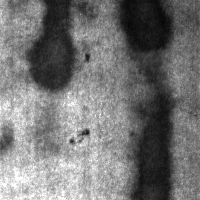
#> input picture me_term_project/NEU Metal Surface Defects Data/test/Patches/Pa_101.bmp, 200 x 200 px, found by its file name
$ jupyter execute --allow-errors cago_projectv2.ipynb   (shell and % lines are left out)
#> lines starting #> are read from the running program, lines starting #| are printed output that depends on the picture; after the words box and inside, x2 and y2 are one past the last pixel; in counts of white or black regions, pixels touching at a corner belong together
#> in visualize_preprocessing, orig is the input picture: shape (200, 200, 3); min 4, max 255, mean 116.3
 # Metal Defect Analysis with Novelty Detection

 Improvements implemented:
 - Enhanced preprocessing with morphology
 - CNN with BatchNorm & Advanced Augmentation
 - Dynamic threshold calculation
 - PCA/K-Means visualizations
 - Novelty detection samples

[cell 1]
# 0. Install Dependencies

#%%

[cell 2]
# ## 1. Enhanced Preprocessing with Visualization

# %%
import os
import cv2
from tensorflow import keras
import numpy as np
import matplotlib.pyplot as plt
from sklearn.metrics import confusion_matrix, classification_report
import seaborn as sns

def enhanced_preprocess(img):
    """Improved preprocessing pipeline with morphology"""
    # Convert to grayscale if needed
    if len(img.shape) == 3 and img.shape[-1] == 3:
        gray = cv2.cvtColor(img, cv2.COLOR_BGR2GRAY)
    else:
        gray = img

    # Edge detection
    edges = cv2.Canny(gray, 100, 200)
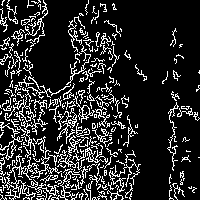
#> edges: shape (200, 200); 16.4% white in thin lines or dots

    # Adaptive thresholding
    thresh = cv2.adaptiveThreshold(gray, 255,
                                  cv2.ADAPTIVE_THRESH_GAUSSIAN_C,
                                  cv2.THRESH_BINARY, 11, 2)
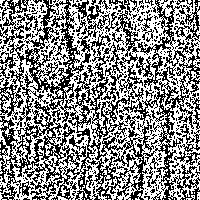
#> thresh: shape (200, 200); 53.9% white; black in thin lines or dots

    # Morphological closing
    kernel = np.ones((3,3), np.uint8)
    morph = cv2.morphologyEx(thresh, cv2.MORPH_CLOSE, kernel)
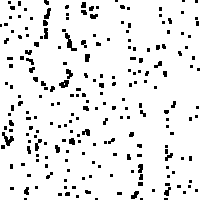
#> morph: shape (200, 200); 91.6% white; 220 black regions (172 under 20 px), largest, box (x1, y1, x2, y2) and area: (65, 33, 77, 51) 82, (2, 132, 14, 146) 73, (59, 80, 69, 88) 55

    # Stack channels (gray, edges, morph)
    return np.dstack([gray, edges, morph])
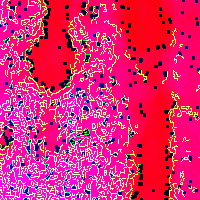
#> returned value: shape (200, 200, 3); mean of channels 0, 1, 2 116.3, 41.8, 233.7; drawn as B, G, R

def visualize_preprocessing(img_path):
    """Visualize preprocessing steps"""
    orig = cv2.imread(img_path)
    processed = enhanced_preprocess(orig)

    plt.figure(figsize=(12,6))

    plt.subplot(2,4,1)
    plt.imshow(cv2.cvtColor(orig, cv2.COLOR_BGR2RGB))
    plt.title('Original')

    plt.subplot(2,4,2)
    plt.imshow(processed[:,:,0], cmap='gray')
    plt.title('Grayscale')

    plt.subplot(2,4,3)
    plt.imshow(processed[:,:,1], cmap='gray')
    plt.title('Edges')

    plt.subplot(2,4,4)
    plt.imshow(processed[:,:,2], cmap='gray')
    plt.title('Morph+Thresh')

    plt.subplot(2,1,2)
    plt.imshow(processed)
    plt.title('Stacked Channels')
    plt.tight_layout()
    plt.show()
#> figure, not shown here; B, G, R data is drawn as R, G, B

# Example usage:
# visualize_preprocessing("path/to/your/image.bmp")

[cell 3]
visualize_preprocessing("NEU_Metal_Surface_Defects_Data_Preproc/test/Patches/Pa_101.bmp")

[cell 4]
# ## 2. Data Loading & Augmentation Visualization

# %%
from tensorflow.keras.preprocessing.image import ImageDataGenerator

def create_generators(train_dir, valid_dir, test_dir, target_size=(200,200)):
    train_datagen = ImageDataGenerator(
        rescale=1./255,
        rotation_range=20,
        width_shift_range=0.1,
        height_shift_range=0.1,


        horizontal_flip=True

    )

    val_datagen = ImageDataGenerator(rescale=1./255)

    train_gen = train_datagen.flow_from_directory(
        train_dir, target_size=target_size, batch_size=32, class_mode='categorical',shuffle=True)

    valid_gen = val_datagen.flow_from_directory(
        valid_dir, target_size=target_size, batch_size=32, class_mode='categorical',shuffle=False)

    test_gen = val_datagen.flow_from_directory(
        test_dir, target_size=target_size, batch_size=32, class_mode='categorical',shuffle=False)

    return train_gen, valid_gen, test_gen

# [11 lines left out: function visualize_augmentations, not called in this run]

# Initialize generators
# train_gen, valid_gen, test_gen = create_generators(train_dir, valid_dir, test_dir)
# visualize_augmentations(train_gen)

[cell 5]
train_dir = "./NEU_Metal_Surface_Defects_Data/train"
test_dir = "./NEU_Metal_Surface_Defects_Data/test"
valid_dir = "./NEU_Metal_Surface_Defects_Data/valid"

#> (the rest of this cell did not finish here and is left out)

[cell 6]
# ## 3. Enhanced CNN Architecture

# %%
from tensorflow.keras.models import Sequential
from tensorflow.keras.layers import Conv2D, MaxPooling2D, BatchNormalization
from tensorflow.keras.layers import Dense, Dropout, Flatten

def build_enhanced_cnn(input_shape=(200,200,3), num_classes=6):
    model = Sequential([
        Conv2D(32, (3,3), activation='relu', input_shape=input_shape),
        BatchNormalization(),
        MaxPooling2D((2,2)),

        Conv2D(64, (3,3), activation='relu'),
        BatchNormalization(),
        MaxPooling2D((2,2)),

        Conv2D(128, (3,3), activation='relu'),
        BatchNormalization(),
        MaxPooling2D((2,2)),

        Conv2D(256, (3,3), activation='relu'),
        BatchNormalization(),
        MaxPooling2D((2,2)),

        Flatten(),
        Dense(512, activation='relu'),
        Dropout(0.5),
        Dense(num_classes, activation='softmax')
    ])

    model.compile(optimizer='adam',
                 loss='categorical_crossentropy',
                 metrics=['accuracy'])

    return model

# model = build_enhanced_cnn()
# model.summary()

#> (a cell that did not finish here is left out)

[cell 8]
# ## 4. Training with Callbacks & Visualization

# %%
from tensorflow.keras.callbacks import EarlyStopping, ModelCheckpoint

# [32 lines left out: function train_model, not called in this run]

# history = train_model(model, train_gen, valid_gen)

#> (a cell that did not finish here is left out)

[cell 10]
# ## 5. Evaluation Metrics

# %%
# [17 lines left out: function evaluate_model, not called in this run]

# evaluate_model(model, test_gen)

#> (a cell that did not finish here is left out)

[cell 12]
# [19 lines left out: function extract_features, not called in this run]

[cell 13]
# ## 6. Feature Analysis & PCA Visualization

# [35 lines left out: function visualize_features, not called in this run]

# Example usage:
# features, labels = extract_features(model, train_gen)
# visualize_features(features, labels)

#> (a cell that did not finish here is left out)

[cell 15]
# %%
from sklearn.cluster import KMeans
from sklearn.manifold import TSNE

# [21 lines left out: function dynamic_kmeans, not called in this run]

# km, threshold = dynamic_kmeans(features)

#> (a cell that did not finish here is left out)

[cell 17]
# ## 8. Novelty Detection Visualization

# %%
# [20 lines left out: function visualize_novelty, not called in this run]

# Example usage:
# visualize_novelty(test_gen, novelty_flags, distances, threshold)

#> (a cell that did not finish here is left out)

[cell 19]
def save_preprocessed_dataset(source_root, dest_root, splits=["train","valid","test"], classes=None):
    """For each image in source_root/..., apply preprocess_image, save as BMP."""
#> called with source_root = 'NEU_Metal_Surface_Defects_Data', dest_root = 'NEU_Metal_Surface_Defects_Data_Preproc'
    if classes is None:
        # or use a known list
        classes = os.listdir(os.path.join(source_root, splits[0]))

    for split in splits:
        for cls in classes:
            src_dir = os.path.join(source_root, split, cls)
            dst_dir = os.path.join(dest_root, split, cls)
            os.makedirs(dst_dir, exist_ok=True)

            for fname in os.listdir(src_dir):
                if not fname.lower().endswith(('.bmp')):
                    continue
                src_path = os.path.join(src_dir, fname)
                img = cv2.imread(src_path)
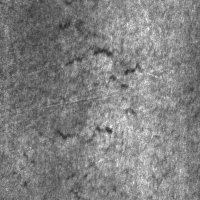
#> input picture me_term_project/NEU Metal Surface Defects Data/train/Crazing/Cr_138.bmp, 200 x 200 px, found by its file name
#> img is the input picture: shape (200, 200, 3); min 38, max 253, mean 128.8
                if img is None:
                    print(f"Warning: failed to read {src_path}")
                    continue
                processed = enhanced_preprocess(img)
#> in enhanced_preprocess (call 2), `edges = cv2.Canny(gray, 100, 200)`:
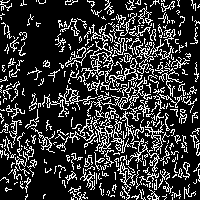
#> edges: shape (200, 200); 21.1% white in thin lines or dots
#> in enhanced_preprocess (call 2), `thresh = cv2.adaptiveThreshold(gray, 255, cv2.ADAPTIVE_THRESH_GAUSSIAN..`:
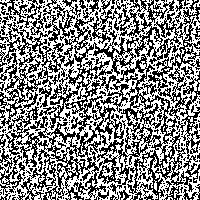
#> thresh: shape (200, 200); 53.1% white; black in thin lines or dots
#> in enhanced_preprocess (call 2), `morph = cv2.morphologyEx(thresh, cv2.MORPH_CLOSE, kernel)`:
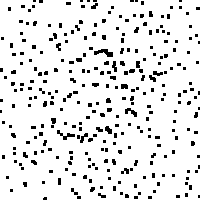
#> morph: shape (200, 200); 90.1% white; 297 black regions (262 under 20 px), largest, box (x1, y1, x2, y2) and area: (94, 49, 113, 57) 84, (57, 130, 75, 140) 64, (125, 108, 137, 117) 54
#> in enhanced_preprocess (call 2), `return np.dstack([gray, edges, morph])`:
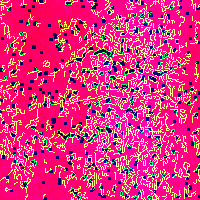
#> returned value: shape (200, 200, 3); mean of channels 0, 1, 2 128.8, 53.8, 229.9; drawn as B, G, R
                outname = os.path.splitext(fname)[0] + ".bmp"
                outpath = os.path.join(dst_dir, outname)
                cv2.imwrite(outpath, processed)

[cell 20]
# ## 9. Full Pipeline Execution

# %%
def main_pipeline():
    # Paths
    SOURCE_ROOT = "NEU_Metal_Surface_Defects_Data"
    DEST_ROOT = "NEU_Metal_Surface_Defects_Data_Preproc"

    # 1. Preprocessing
    save_preprocessed_dataset(SOURCE_ROOT, DEST_ROOT)

    # 2. Data Generators
    train_gen, valid_gen, test_gen = create_generators(
        os.path.join(DEST_ROOT, "train"),
        os.path.join(DEST_ROOT, "valid"),
        os.path.join(DEST_ROOT, "test")
    )

    # 3. Build & Train Model
    model = build_enhanced_cnn()
    history = train_model(model, train_gen, valid_gen)

    # 4. Evaluate
    evaluate_model(model, test_gen)

    # 5. Feature Extraction
    features, labels = extract_features(model, train_gen)

    # 6. Feature Visualization
    class_names = list(train_gen.class_indices.keys())
    visualize_features(features, labels, class_names)

    # 7. Clustering
    km, threshold = dynamic_kmeans(features)

    # 8. Novelty Detection
    test_features, _ = extract_features(model, test_gen)
    test_clusters = km.predict(test_features)
    test_distances = np.linalg.norm(test_features - km.cluster_centers_[test_clusters], axis=1)
    novelty_flags = test_distances > threshold

    # 9. Visualize Novelty
    visualize_novelty(test_gen, novelty_flags, test_distances, threshold)

# if __name__ == "__main__":
#     main_pipeline()

[cell 21]
if __name__ == '__main__':
    main_pipeline()
#> (the call stopped at in create_generators, `train_datagen = ImageDataGenerator( rescale=1./255, rotation_range=20,..`: tensorflow is not available in this run)
